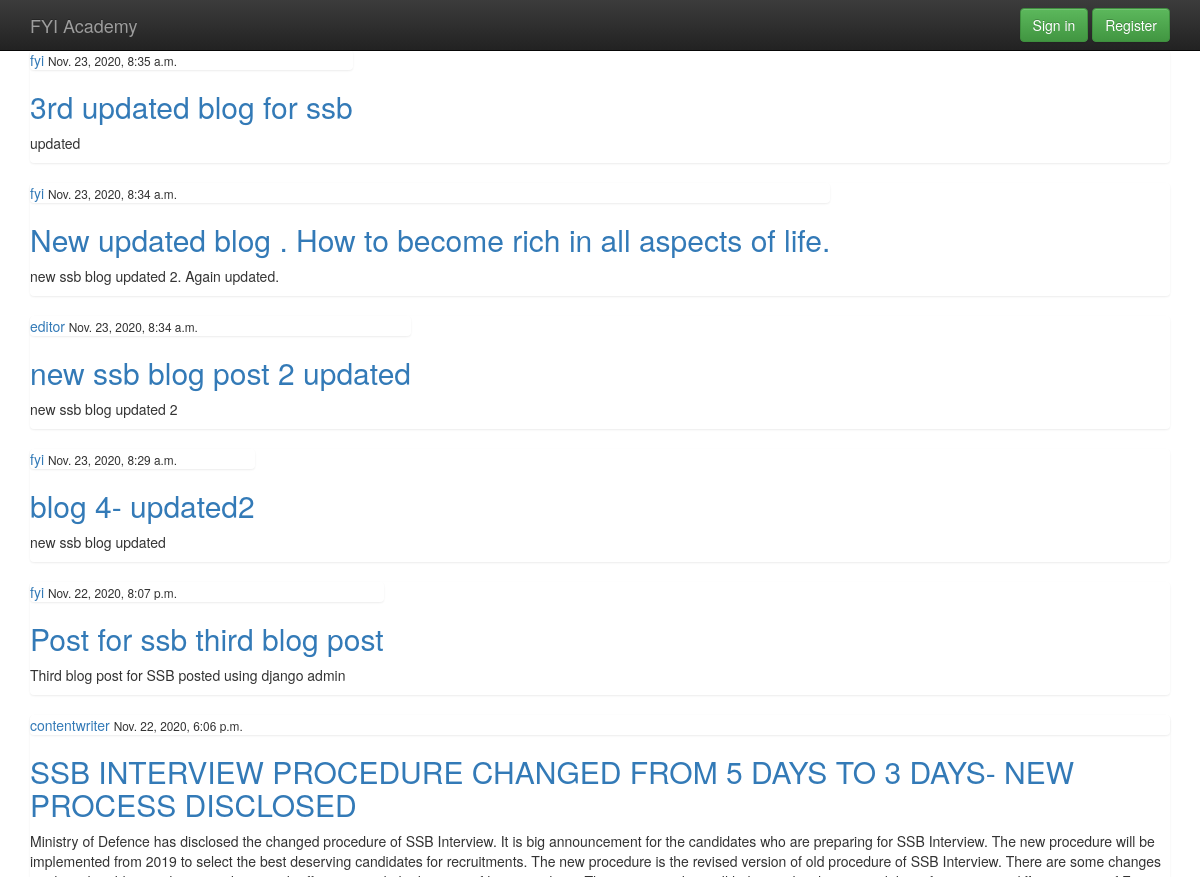
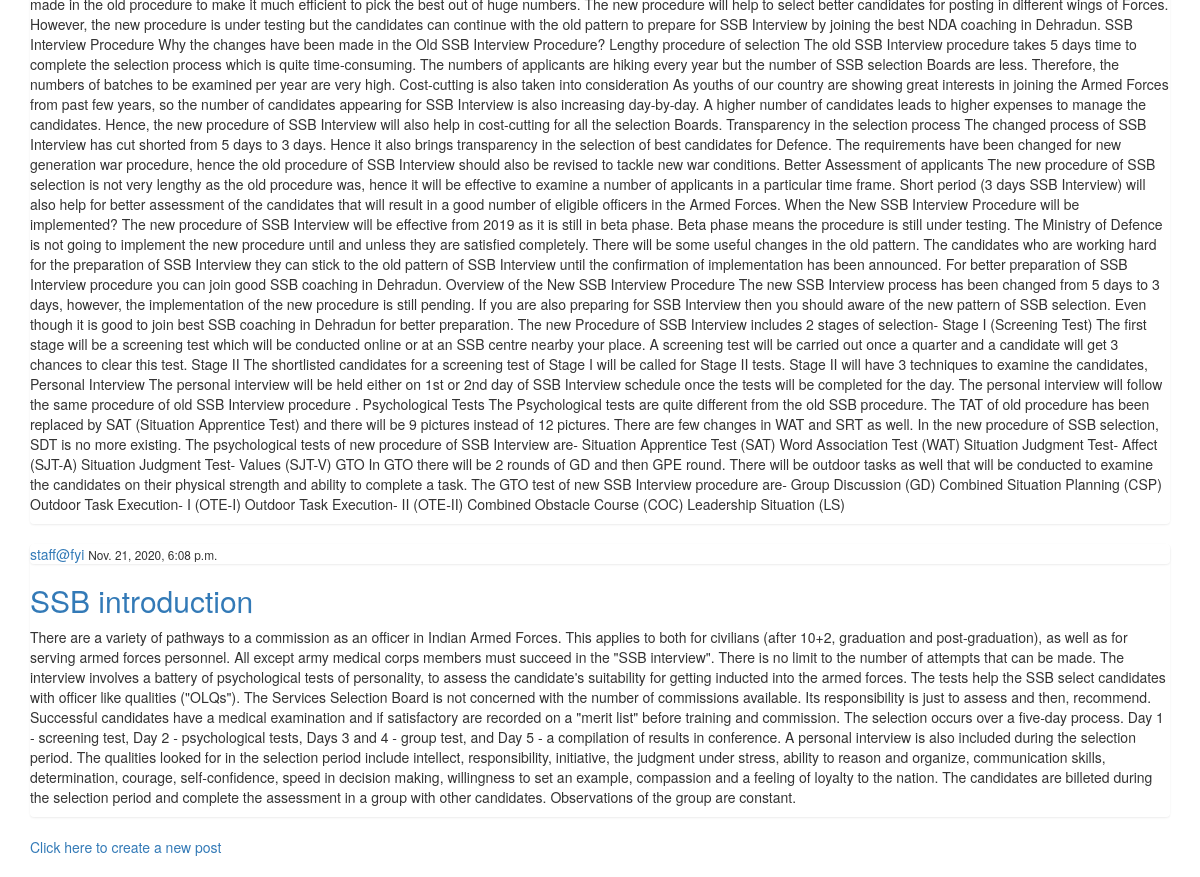
/ssb, run on the app's committed database (2 pictures, top to bottom).
### blog/models.py (models this page shows, shortened)
class Post_ssb(models.Model):
	title = models.CharField(max_length=100)
	content = models.TextField()
	date_posted = models.DateTimeField(default=timezone.now)
	author = models.ForeignKey(User, on_delete=models.CASCADE)

### blog/views.py (the view)
# urls.py: path('ssb', Post_ssbListView.as_view(), name='ssb'),
class Post_ssbListView(ListView):
	model = Post_ssb
	template_name = 'blog/ssb.html'
	context_object_name = 'post_ssb'
	ordering = ['-date_posted']

### blog/templates/blog/ssb.html (shortened to what this page needs)
{% extends "blog/base.html" %}
<section class="container">
	{% for post in post_ssb %}
	<div class="list-group">
	 <article>
	 	<div class="media-body">
	 		<div class="list-group">
	 			<a href="#">{{ post.author }}</a>
	 			<small>{{ post.date_posted}}</small>
	 		</div>
	 		<h2><a href="{% url 'post_ssb-detail' post.id %}">{{ post.title }}</a></h2>
	 		<p>{{ post.content }}</p>
	 	</div>
	 </article>
	</div>
{% endfor %}
</section>
<section class="container">
	<div c>
	<section>
		<a href="{% url 'post-create' %">Click here to create a new post</a>
	</section>
	</div>
</section>

### blog/static/blog/css/main.css (style rules this page uses)
h2,h3,h4,h5,h6 { color: #b30000; }

### blog/templates/blog/base.html (style rules this page uses)
body { padding-top: 50px; padding-bottom: 20px; }

### data on the page
Post_ssb: author "fyi", date_posted "Nov. 23, 2020, 8:35 a.m.", title "3rd updated blog for ssb", content "updated"
Post_ssb: author "fyi", date_posted "Nov. 23, 2020, 8:34 a.m.", title "New updated blog . How to become rich in all aspects of life.", content "new ssb blog updated 2. Again updated."
Post_ssb: author "editor", date_posted "Nov. 23, 2020, 8:34 a.m.", title "new ssb blog post 2 updated", content "new ssb blog updated 2"
Post_ssb: author "fyi", date_posted "Nov. 23, 2020, 8:29 a.m.", title "blog 4- updated2", content "new ssb blog updated"
Post_ssb: author "fyi", date_posted "Nov. 22, 2020, 8:07 p.m.", title "Post for ssb third blog post", content "Third blog post for SSB posted using django admin"
Post_ssb: author "contentwriter", date_posted "Nov. 22, 2020, 6:06 p.m.", title "SSB INTERVIEW PROCEDURE CHANGED FROM 5 DAYS TO 3 DAYS- NEW PROCESS DISCLOSED", content "Ministry of Defence has disclosed the changed procedure of SSB Interview. It is big announcement for the candidates who are preparing for SSB Interview. The new procedure will be implemented from 2019 to select the best deserving candidates for recruitments. The new procedure is the revised version of old procedure of SSB Interview. There are some changes made in the old procedure to make it much efficient to pick the best out of huge numbers. The new procedure will help to select better candidates for posting in different wings of Forces. However, the new procedure is under testing but the candidates can continue with the old pattern to prepare for SSB Interview by joining the best NDA…"
Post_ssb: author "staff@fyi", date_posted "Nov. 21, 2020, 6:08 p.m.", title "SSB introduction", content "There are a variety of pathways to a commission as an officer in Indian Armed Forces. This applies to both for civilians (after 10+2, graduation and post-graduation), as well as for serving armed forces personnel. All except army medical corps members must succeed in the \"SSB interview\". There is no limit to the number of attempts that can be made. The interview involves a battery of psychological tests of personality, to assess the candidate's suitability for getting inducted into the armed forces. The tests help the SSB select candidates with officer like qualities (\"OLQs\"). The Services Selection Board is not concerned with the number of commissions available. Its responsibility is just…"
